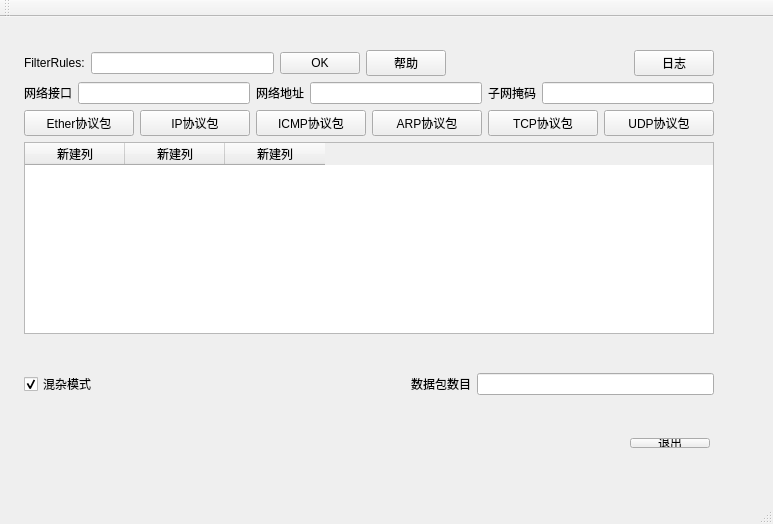
<?xml version="1.0" encoding="UTF-8"?>
<ui version="4.0">
 <class>MainWindow</class>
 <widget class="QMainWindow" name="MainWindow">
  <property name="geometry">
   <rect>
    <x>0</x>
    <y>0</y>
    <width>773</width>
    <height>524</height>
   </rect>
  </property>
  <property name="windowTitle">
   <string>数据包过滤软件</string>
  </property>
  <widget class="QWidget" name="centralWidget">
   <widget class="QWidget" name="layoutWidget">
    <property name="geometry">
     <rect>
      <x>13</x>
      <y>22</y>
      <width>712</width>
      <height>368</height>
     </rect>
    </property>
    <layout class="QVBoxLayout" name="verticalLayout">
     <item>
      <layout class="QHBoxLayout" name="horizontalLayout">
       <item>
        <widget class="QLabel" name="label">
         <property name="text">
          <string>FilterRules:</string>
         </property>
        </widget>
       </item>
       <item>
        <widget class="QLineEdit" name="Edit"/>
       </item>
       <item>
        <widget class="QPushButton" name="Button_1">
         <property name="text">
          <string>OK</string>
         </property>
        </widget>
       </item>
       <item>
        <widget class="QPushButton" name="Button_2">
         <property name="text">
          <string>帮助</string>
         </property>
        </widget>
       </item>
       <item>
        <spacer name="horizontalSpacer_3">
         <property name="orientation">
          <enum>Qt::Horizontal</enum>
         </property>
         <property name="sizeHint" stdset="0">
          <size>
           <width>168</width>
           <height>20</height>
          </size>
         </property>
        </spacer>
       </item>
       <item>
        <widget class="QPushButton" name="pushButton_7">
         <property name="text">
          <string>日志</string>
         </property>
        </widget>
       </item>
      </layout>
     </item>
     <item>
      <layout class="QHBoxLayout" name="horizontalLayout_2">
       <item>
        <widget class="QLabel" name="label_2">
         <property name="text">
          <string>网络接口</string>
         </property>
        </widget>
       </item>
       <item>
        <widget class="QLineEdit" name="Edit_1"/>
       </item>
       <item>
        <widget class="QLabel" name="label_3">
         <property name="text">
          <string>网络地址</string>
         </property>
        </widget>
       </item>
       <item>
        <widget class="QLineEdit" name="Edit_2"/>
       </item>
       <item>
        <widget class="QLabel" name="label_4">
         <property name="text">
          <string>子网掩码</string>
         </property>
        </widget>
       </item>
       <item>
        <widget class="QLineEdit" name="Edit_3">
         <property name="text">
          <string/>
         </property>
        </widget>
       </item>
      </layout>
     </item>
     <item>
      <layout class="QHBoxLayout" name="horizontalLayout_3">
       <item>
        <widget class="QPushButton" name="pushButton">
         <property name="text">
          <string>Ether协议包</string>
         </property>
        </widget>
       </item>
       <item>
        <widget class="QPushButton" name="pushButton_2">
         <property name="text">
          <string>IP协议包</string>
         </property>
        </widget>
       </item>
       <item>
        <widget class="QPushButton" name="pushButton_3">
         <property name="text">
          <string>ICMP协议包</string>
         </property>
        </widget>
       </item>
       <item>
        <widget class="QPushButton" name="pushButton_4">
         <property name="text">
          <string>ARP协议包</string>
         </property>
        </widget>
       </item>
       <item>
        <widget class="QPushButton" name="pushButton_5">
         <property name="text">
          <string>TCP协议包</string>
         </property>
        </widget>
       </item>
       <item>
        <widget class="QPushButton" name="pushButton_6">
         <property name="text">
          <string>UDP协议包</string>
         </property>
        </widget>
       </item>
      </layout>
     </item>
     <item>
      <widget class="QTableWidget" name="mainTable">
       <column>
        <property name="text">
         <string>新建列</string>
        </property>
       </column>
       <column>
        <property name="text">
         <string>新建列</string>
        </property>
       </column>
       <column>
        <property name="text">
         <string>新建列</string>
        </property>
       </column>
      </widget>
     </item>
     <item>
      <spacer name="verticalSpacer">
       <property name="orientation">
        <enum>Qt::Vertical</enum>
       </property>
       <property name="sizeHint" stdset="0">
        <size>
         <width>20</width>
         <height>28</height>
        </size>
       </property>
      </spacer>
     </item>
     <item>
      <layout class="QHBoxLayout" name="horizontalLayout_4">
       <item>
        <widget class="QCheckBox" name="checkBox">
         <property name="text">
          <string>混杂模式</string>
         </property>
         <property name="checked">
          <bool>true</bool>
         </property>
        </widget>
       </item>
       <item>
        <spacer name="horizontalSpacer_2">
         <property name="orientation">
          <enum>Qt::Horizontal</enum>
         </property>
         <property name="sizeHint" stdset="0">
          <size>
           <width>308</width>
           <height>20</height>
          </size>
         </property>
        </spacer>
       </item>
       <item>
        <widget class="QLabel" name="label_5">
         <property name="text">
          <string>数据包数目</string>
         </property>
        </widget>
       </item>
       <item>
        <widget class="QLineEdit" name="Edit_4"/>
       </item>
      </layout>
     </item>
    </layout>
   </widget>
   <widget class="QWidget" name="layoutWidget">
    <property name="geometry">
     <rect>
      <x>20</x>
      <y>410</y>
      <width>701</width>
      <height>32</height>
     </rect>
    </property>
    <layout class="QHBoxLayout" name="horizontalLayout_5">
     <item>
      <spacer name="horizontalSpacer">
       <property name="orientation">
        <enum>Qt::Horizontal</enum>
       </property>
       <property name="sizeHint" stdset="0">
        <size>
         <width>608</width>
         <height>20</height>
        </size>
       </property>
      </spacer>
     </item>
     <item>
      <widget class="QPushButton" name="pushButton_8">
       <property name="text">
        <string>退出</string>
       </property>
      </widget>
     </item>
    </layout>
   </widget>
  </widget>
  <widget class="QMenuBar" name="menuBar">
   <property name="geometry">
    <rect>
     <x>0</x>
     <y>0</y>
     <width>773</width>
     <height>28</height>
    </rect>
   </property>
  </widget>
  <widget class="QToolBar" name="mainToolBar">
   <attribute name="toolBarArea">
    <enum>TopToolBarArea</enum>
   </attribute>
   <attribute name="toolBarBreak">
    <bool>false</bool>
   </attribute>
  </widget>
  <widget class="QStatusBar" name="statusBar"/>
 </widget>
 <layoutdefault spacing="6" margin="11"/>
 <resources/>
 <connections/>
</ui>
